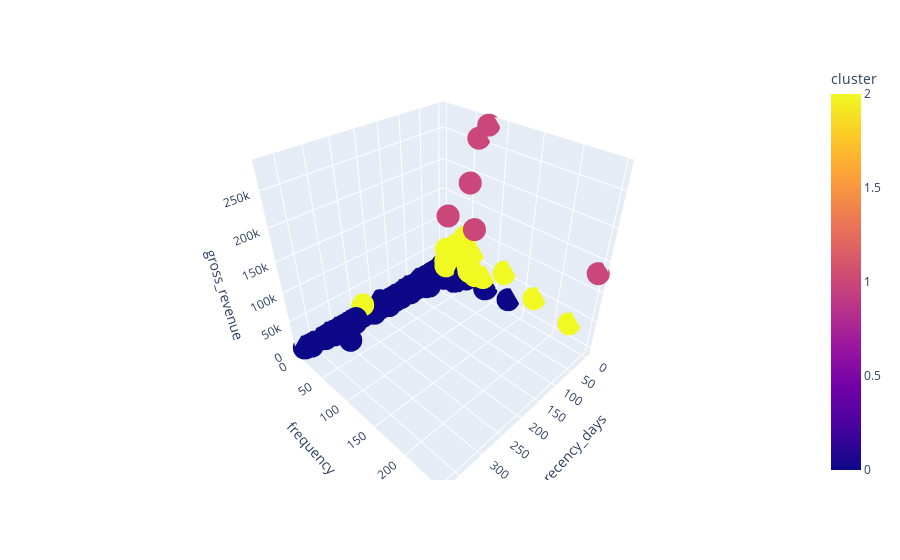

Notebook code for this chart:
### Markdown cell above
### 9.1 Visualization Inspection

### Code cell
fig = px.scatter_3d(df9, x='recency_days', y='frequency', z='gross_revenue', color='cluster')
fig.show()

### Figure 1 — Plotly figure (JSON) as saved in the notebook; plotly's stock layout.template omitted (floating-point values rounded to 4 significant figures; data arrays with more than 128 entries replaced by an {"elided": "..."} marker saying what was removed)
{"data": [{"hovertemplate": "recency_days=%{x}<br>frequency=%{y}<br>gross_revenue=%{z}<br>cluster=%{marker.color}<extra></extra>", "legendgroup": "", "marker": {"color": {"elided": "4372 int values"}, "coloraxis": "coloraxis", "symbol": "circle"}, "mode": "markers", "name": "", "scene": "scene", "showlegend": false, "type": "scatter3d", "x": {"elided": "4372 int values"}, "y": {"elided": "4372 int values"}, "z": {"elided": "4372 float values"}}], "layout": {"coloraxis": {"colorbar": {"title": {"text": "cluster"}}, "colorscale": [[0, "#0d0887"], [0.1111, "#46039f"], [0.2222, "#7201a8"], [0.3333, "#9c179e"], [0.4444, "#bd3786"], [0.5556, "#d8576b"], [0.6667, "#ed7953"], [0.7778, "#fb9f3a"], [0.8889, "#fdca26"], [1, "#f0f921"]]}, "legend": {"tracegroupgap": 0}, "margin": {"t": 60}, "scene": {"domain": {"x": [0, 1], "y": [0, 1]}, "xaxis": {"title": {"text": "recency_days"}}, "yaxis": {"title": {"text": "frequency"}}, "zaxis": {"title": {"text": "gross_revenue"}}}}}
